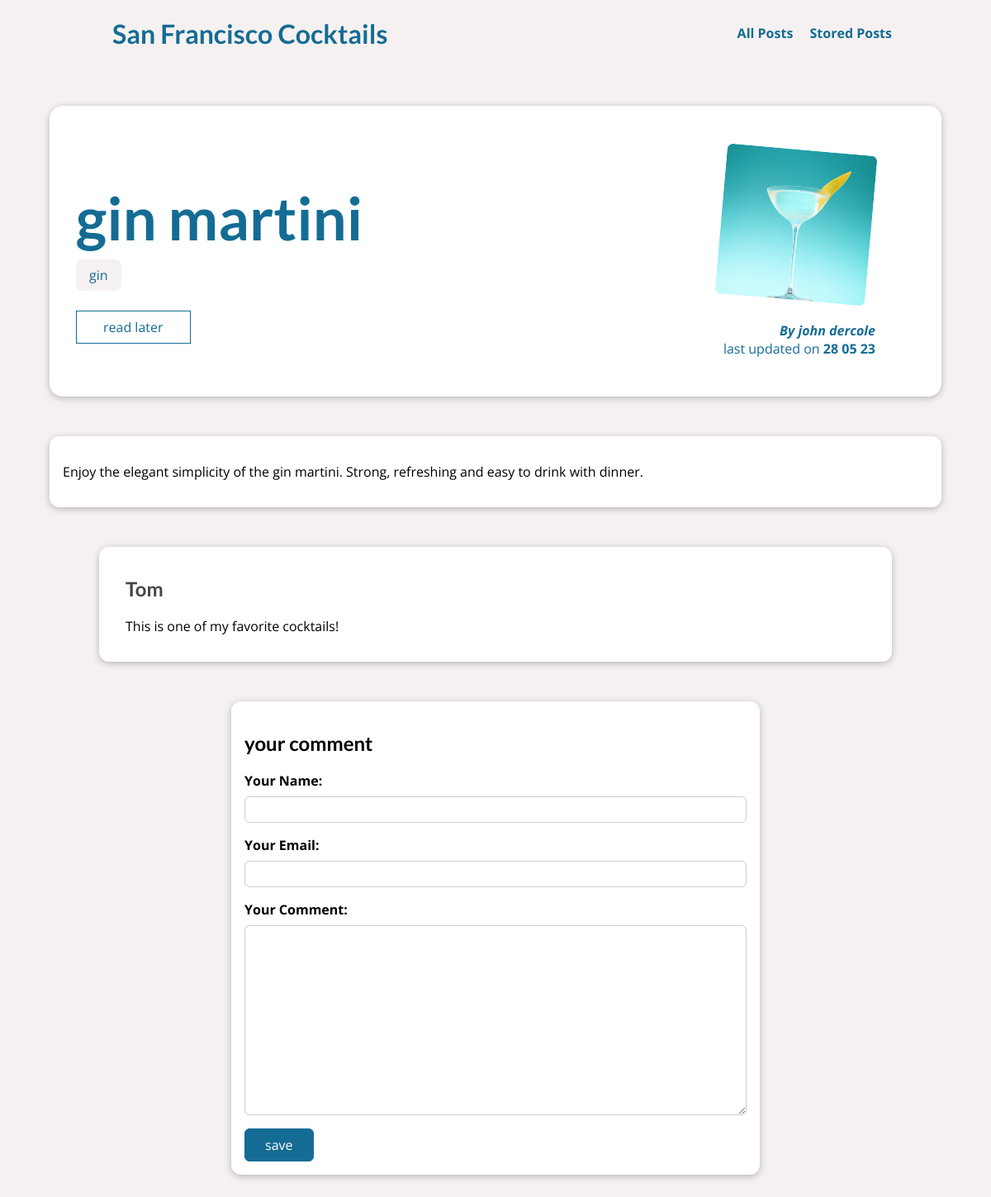
Screenshot of /posts/gin-martini with the database file from the repository.
### blog/models.py (models this page shows, shortened)
class Post(models.Model):
    title = models.CharField(max_length=150)
    excerpt = models.CharField(max_length=300)
    image = models.ImageField(upload_to="posts", null=True)
    date = models.DateField(auto_now=True)
    slug = models.SlugField(unique=True, db_index=True)
    content = models.TextField(validators=[MinLengthValidator(10)])
    author = models.ForeignKey(Author, on_delete=models.SET_NULL, null=True, related_name="posts")
    tags = models.ManyToManyField(Tag)

class Tag(models.Model):
    caption = models.CharField(max_length=20)

class Author(models.Model):
    first_name = models.CharField(max_length=100)
    last_name = models.CharField(max_length=100)
    email_address = models.EmailField()
    def __str__(self):
        return f"{self.first_name} {self.last_name}"

class Comment(models.Model):
    user_name = models.CharField(max_length=120)
    user_email = models.EmailField()
    text = models.TextField(max_length=500)
    post = models.ForeignKey(Post, on_delete=models.CASCADE, related_name="comments")

### blog/views.py (the view, shortened to what this page needs)
# urls.py: path("posts/<slug:slug>", views.SinglePostView.as_view(), name="post-detail-page"),
class SinglePostView(View):
    def is_stored_post(self, request, post_id):
        stored_posts = request.session.get("stored_posts")
        if stored_posts is not None:
            is_saved_for_later = post_id in stored_posts
        else:
            is_saved_for_later = False
        return is_saved_for_later
    def get(self, request, slug):
        post = Post.objects.get(slug=slug)
        context = {
            "post": post,
            "post_tags": post.tags.all(),
            "comment_form": CommentForm(),
            "comments": post.comments.all().order_by("-id"),
            "saved_for_later": self.is_stored_post(request, post.id)
        }
        return render(request, "blog/post-detail.html", context)

### blog/forms.py
class CommentForm(forms.ModelForm):
    class Meta:
        model = Comment
        exclude = ['post']
        labels = {
            "user_name": "Your Name",
            "user_email": "Your Email",
            "text": "Your Comment"
        }

### blog/templates/blog/post-detail.html (shortened to what this page needs)
{% extends "base.html" %}
{% load static %}
{% block css_files %}
    <link rel="stylesheet"  href="{% static 'blog/post-detail.css' %}" />
{% endblock %}
{% block content %}
    <section id="summary" >
        <h2>{{ post.title }}</h2>
        <div>
            {% for tag in post_tags %}
                <span class="tag" >{{ tag.caption }}</span>
            {%  endfor %}
        </div>
        <div id="read-later">
            <form action="{% url 'read-later' %}" method="POST">
                <button>
                    {% if saved_for_later %}
                        remove from read later
                    {% else %}
                        read later
                    {% endif  %}
                </button>
            </form>
        </div>
        <article>
            <img src="{{ post.image.url }}" alt="{{ post.title }}" />
            <address>By <a href="mailto:{{ post.author.email_address }}">{{ post.author }}</a></address>
            <div>
                last updated on <time>{{ post.date|date:"d m y" }}</time>
            </div>
        </article>
    </section>
    <main>
        {{ post.content|linebreaks }}
    </main>
    <section id="comments">
        <ul>
            {% for comment in comments %}
                <li>
                    <h2>{{ comment.user_name }}</h2>
                    <p>{{ comment.text }}</p>
                </li>
            {% endfor %}
        </ul>
    </section>
    <section id="comment-form">
        <h2>your comment</h2>
        <form action="{% url 'post-detail-page' post.slug %}" method="POST">
            {% for form_field in comment_form %}
                <div class="form-control">
                    {{ form_field.label_tag }}
                    {{ form_field }}
                </div>
            {% endfor %}
            <button>save</button>
        </form>
    </section>
{% endblock %}

### static/app.css (style rules this page uses)
* { box-sizing: border-box; }
html { font-family: 'Open Sans', 'Lato', sans-serif; }
body { margin: 0; }
h1, h2, h3 { font-family: 'Lato', sans-serif; font-weight: bold; }

### blog/static/blog/post-detail.css (style rules this page uses)
body { background-color: #F6F1F1; }
#summary { margin: 8rem auto 3rem auto; padding: 2rem; width: 90%; max-width: 90rem; border-radius: 16px; background-color: white; position: relative; box-shadow: 0 2px 8px rgba(0, 0, 0, 0.25); height: 22rem; }
#summary h2 { color: #146C94; font-size: 4.5rem; margin-bottom: 1rem; }
#summary article { position: absolute; top: 2rem; right: 3rem; padding: 1rem 2rem; border-radius: 12px; text-align: right; color: #146C94; }
#summary article img { width: 12rem; height: 12rem; border-radius: 12px; transform: rotateZ(5deg); border: 5px solid white; margin-bottom: 1rem; }
#summary address { font-weight: bold; }
#summary a { color: #146C94; text-decoration: none; }
#summary time { font-weight: bold; }
#read-later { margin: 2rem 0; }
#read-later button { background-color: transparent; border: 1px solid #146C94; padding: 0.5rem 2rem; font: inherit; color: #146C94; cursor: pointer; }
main { width: 90%; max-width: 90rem; margin: 3rem auto; background-color: white; padding: 1rem; border-radius: 12px; box-shadow: 0 2px 8px rgba(0, 0, 0, 0.25); }
.tag { background-color: #F6F1F1; color: #146C94; padding: 0.5rem 1rem; border-radius: 8px; }
#comment-form { margin: 3rem auto; width: 90%; max-width: 40rem; border-radius: 12px; background-color: white; box-shadow: 0 2px 8px rgba(0, 0, 0, 0.25); padding: 1rem; }
#comment-form button { font: inherit; background-color: #146C94; color: white; border: 1px solid #146C94; padding: 0.5rem 1.5rem; border-radius: 6px; cursor: pointer; }
.form-control { margin-bottom: 1rem; }
.form-control label { font-weight: bold; margin-bottom: 0.5rem; display: block; }
.form-control input, .form-control textarea { display: block; width: 100%; font: inherit; padding: 0.25rem; border-radius: 6px; border: 1px solid #ccc; }
#comments { margin: 3rem auto; width: 90%; max-width: 60rem; border-radius: 12px; background-color: white; box-shadow: 0 2px 8px rgba(0, 0, 0, 0.25); padding: 1rem 2rem; }
#comments ul { list-style: none; margin: 0; padding: 0; }
#comments li { margin-bottom: 1rem; border-bottom: 2px solid #ccc; }
#comments li:last-of-type { border-bottom: none; }
#comments h2 { color: #464646; }

### rows the page displays
Post: title "gin martini", image (picture), author "john dercole", date "28 05 23", content "Enjoy the elegant simplicity of the gin martini. Strong, refreshing and easy to drink with dinner."
Tag: caption "gin"
Comment: user_name "Tom", text "This is one of my favorite cocktails!"
